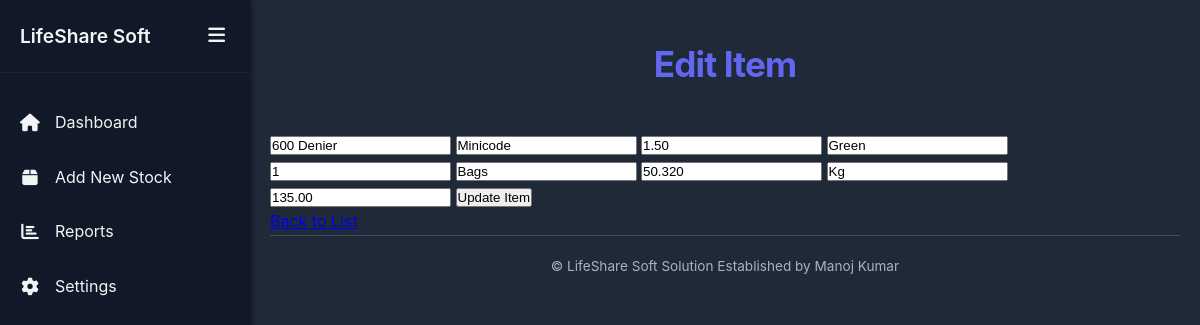
The app's page /edit/9 with its own data.
### app.py (models this page shows)
class Items(db.Model):
    id = db.Column(db.Integer, primary_key=True)
    item_number = db.Column(db.Integer, unique=True, nullable=False)
    denier = db.Column(db.String(100), nullable=False)
    item = db.Column(db.String(100), nullable=False)
    size = db.Column(db.Text, nullable=False)
    colour = db.Column(db.String(100), nullable=False)
    quantity = db.Column(db.String(100), nullable=False)
    unit = db.Column(db.String(100), nullable=False)
    quantity1 = db.Column(db.String(100), nullable=False)
    unit1 = db.Column(db.String(100), nullable=False)
    price = db.Column(db.String(100), nullable=False)
    date_created = db.Column(db.DateTime, default=datetime.utcnow)

### app.py (the view)
@app.route('/edit/<int:item_id>')
def edit_item(item_id):
    item_to_edit = Items.query.get_or_404(item_id)
    return render_template('edit.html', item=item_to_edit)

### templates/edit.html (shortened to what this page needs)
{% extends "base.html" %}
{% block content %}
    <h1>Edit Item</h1>
    <form method="POST" action="{{ url_for('update_item', item_id=item.id) }}">
        <input type="text" name="denier" value="{{ item.denier }}" placeholder="Denier" required>
        <input type="text" name="item" value="{{ item.item }}" placeholder="Item Name" required>
        <input type="text" name="size" value="{{ item.size }}" placeholder="Size" required>
        <input type="text" name="colour" value="{{ item.colour }}" placeholder="Color" required>
        <input type="number" name="nos" value="{{ item.quantity }}" placeholder="Roll/Bag" required>
        <input type="List" name="unit" value="{{ item.unit }}" placeholder="Unit" required>
        <input type="number" name="quantity1" value="{{ item.quantity1 }}" placeholder="Quantity 2" step='0.001' required>
        <input type="text" name="unit1" value="{{ item.unit1 }}" placeholder="Unit 2" required>
        <input type="number" name="price" value="{{ item.price }}" step="0.01" placeholder="Price" step='0.01' required>
        <input type="submit" value="Update Item">
    </form>
    <div>
    <div class="button-group">
        <a href="{{ url_for('index') }}" class="back-btn">Back to List</a>
    </div>
{% endblock %}

### static/css/main.css (style rules this page uses)
:root { --primary-color: #6366f1; --primary-hover: #4f46e5; --secondary-color: #d1d5db; --background-color: #1f2937; --card-background: #374151; --text-color: #f3f4f6; --border-color: #4b5563; --shadow-sm: 0 2px 8px rgba(0, 0, 0, 0.2); --shadow-md: 0 4px 16px rgba(0, 0, 0, 0.3); --border-radius: 8px; --transition: all 0.3s ease; }
* { margin: 0; padding: 0; box-sizing: border-box; }
body { display: flex; margin: 0; min-height: 100vh; background-color: var(--background-color); color: var(--text-color); font-family: 'Inter', -apple-system, BlinkMacSystemFont, 'Segoe UI', Roboto, sans-serif; line-height: 1.6; font-size: 16px; overflow-x: hidden; }
h1 { font-size: 2.2rem; font-weight: 700; color: var(--primary-color); text-align: center; margin-bottom: 2.5rem; letter-spacing: -0.025em; padding-top: 1rem; }

### records on screen
Items: denier "600 Denier", item "Minicode", size "1.50", colour "Green", nos "1", unit "Bags", quantity1 "50.320", unit1 "Kg", price "135.00"
